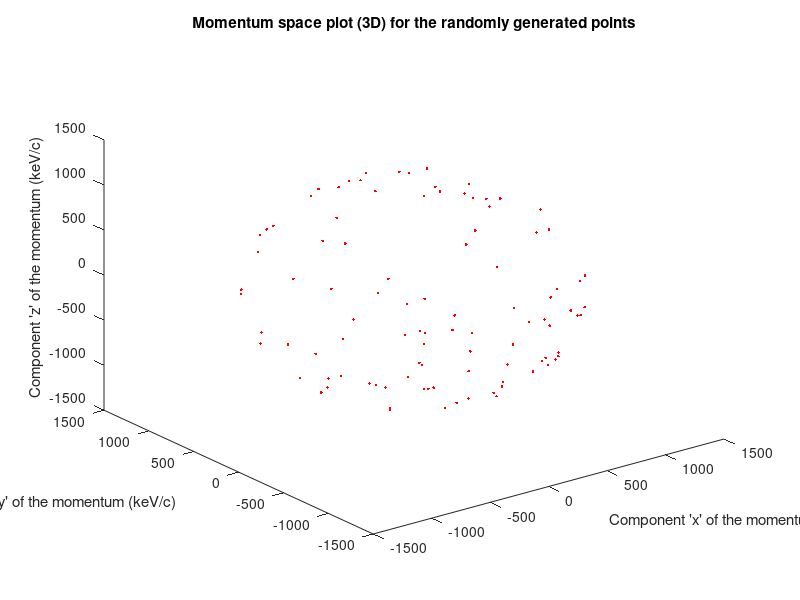
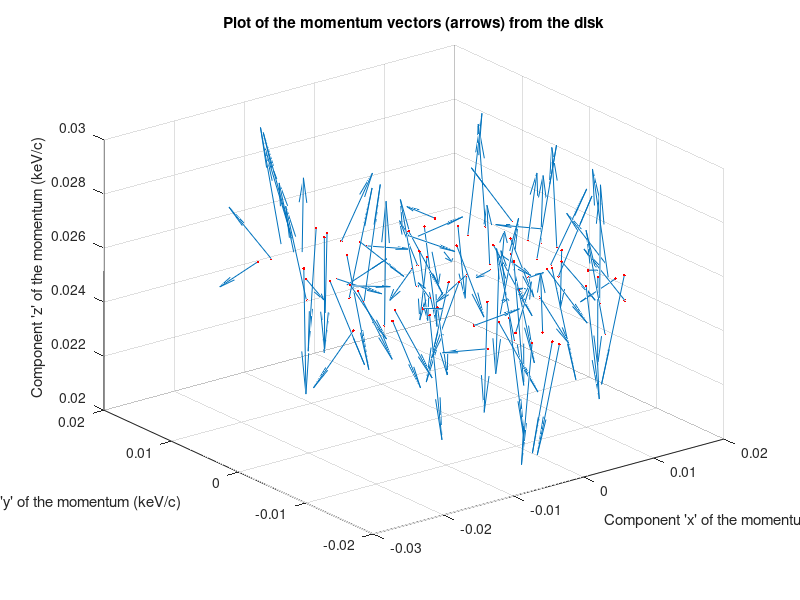

Reproduce these figures in MATLAB, in order.
function disksource

% This function's job is to generate and plot random points on a disk in xyz
% space givn the radus of the disk.  Then the function genrates a random
% momentum vector for a photon emminating from each point.  This was put
% togther to visually inspect the algorthm used by the author in a Fortran
% 77 program for simulating a NaI detector.  The GEANT3.2.1 environment
% doesn't promote visualization as easily as Matlab so he is using this
% code.  
%
% Author: William Tireman
% Date: June 8, 2009

% --> Necessary variables initialized

po=1173;  % photon momentum  in keV/c 
n=1e2;        % number of photons to generate
r=0.020;      % raduis of the disk surface on which to generate the photons
rndm=rand(4,n); % generate all the necessary random in one call instead of 4

% --> Creating the disk --- this is the source of the photon vertices
% There is a problem when trying to assign an evenly distributed set of
% numbers to the surface of a disk ... the diff. area 'dA' One must work
% out the issue with the 'r^2' or the points will concentrate near the
% center.  Thus, the variable 'u' is used to stretch the radial arm.

u=rndm(1,:);  % random number array for streching radial position.
th=2*pi*rndm(2,:);   % random angle generated for the disk
xd=r*sqrt(u).*sin(th); % projection of random point onto the 'x' coordinate
yd=r*sqrt(u).*cos(th); % projection of random point onto the 'y' coordinate 
%xd=zeros(1,n);          % for a single point instead of a disk
%yd=zeros(1,n);          % for a single point instead of a disk
zd=0.025*ones(1,n); % generate the disk a distance of 2.5 cm from the origin
%figure
%plot3(xd,yd,xd,'.b')   % if you really want to see the random disk points       

% --> Generate the random momentum vectors 
% This portion generates the random momentum vectors.  To do this, I
% generate points on the surface of a sphere then multiply by the momentum
% which gives a random distribution of momentums on a spherical surface.
% This works very nicely for photons (massless).
%
% Like the disk, this isn't as easy as I would like it to be.  Thanks to an
% online Matlab help site, I found the following formulast to get the x,y,z
% coordinates for an evenly distributed set of points on a spherical
% surface.  The issue, again, is that 'dA' is not simple.  It's 'r sin
% theta, dtheta, dphi ... nice, huh?

z = 2*rndm(3,:)-1;  % Generate a set of random points on the 'z' axis
rho = sqrt(1 - z.^2); % get the location of radial vector from 'z' points.
                      % You could multiply by a constant to make any size
                      % you want for the sphere.
phi = pi*(2*rndm(1,:) - 1);  % generate the necesary random angle
x = rho .* cos(phi);  % calculate the 'x' coordinate
y = rho .* sin(phi);  % calculate the 'y' coordinate
%figure
%plot3(x,y,z,'.r')     % plot the random points in 3D to confirm
%title('Plot of random points on a spherical surface')

% --> Convert the random points to the system you wish.  In this case that
% means momentum space (keV/c)
pzp = po*z;           % multiply the momentum for all three coordinates
pyp = po*y;
pxp = po*x;
figure
plot3(pxp,pyp,pzp,'.r') % plot the points in 3D for viewing 
title('Momentum space plot (3D) for the randomly generated points')
xlabel('Component ''x'' of the momentum (keV/c)')
ylabel('Component ''y'' of the momentum (keV/c)')
zlabel('Component ''z'' of the momentum (keV/c)')

% --> Next is a cool 3D plot of the with arrows representing the momentum
% vectors from each of the vertex points.
figure
quiver3(xd,yd,zd,pxp,pyp,pzp)
hold on;
plot3(xd,yd,zd,'.r')
title('Plot of the momentum vectors (arrows) from the disk')
xlabel('Component ''x'' of the momentum (keV/c)')
ylabel('Component ''y'' of the momentum (keV/c)')
zlabel('Component ''z'' of the momentum (keV/c)')

